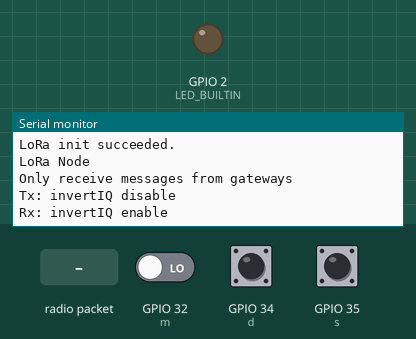
Recording of a sketch running on a simulated ESP32. Shown: output pins drawn as LEDs (lit = HIGH), the last lines printed to the serial monitor. The test bench sets the inputs (shaded band); at power-on: GPIO 35 (s) LOW, GPIO 34 (d) LOW, GPIO 32 (m) LOW. No radio packets arrive unless stated.

Above: at 1.2 s.
1.3 s: GPIO 35 (s) driven HIGH
At 1.8 s:
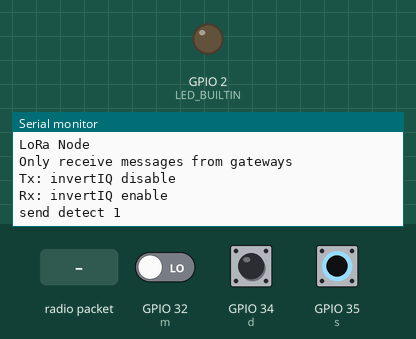
2.8 s: radio packet "1" arrives
At 3.8 s:
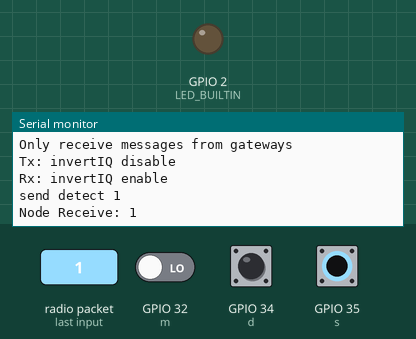
4.3 s: GPIO 34 (d) pulsed HIGH 2 times (0.12 s each, 0.3 s apart)
At 5.1 s:
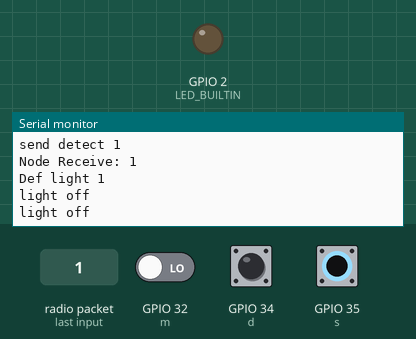
6.4 s: GPIO 35 (s) pulsed LOW 2 times (0.12 s each, 0.3 s apart)
At 7.3 s:
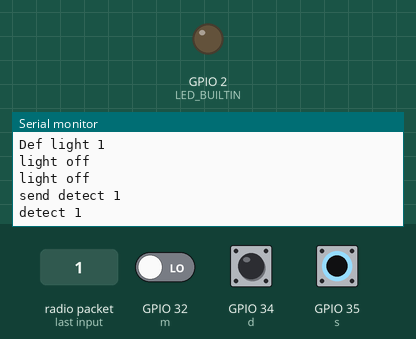

Measured:
- after the input at 1.3 s, the serial monitor: prints a new line at once (image 1)
- after the input at 2.8 s, the serial monitor: prints a new line at once (image 2)
- after the input at 4.3 s, the serial monitor: prints a new line after 0.12 s (image 3)
- after the input at 6.4 s, the serial monitor: prints a new line after 0.12 s (image 4)

The sketch:

esp32sender.ino
```cpp
/*
  LoRa Simple Gateway/Node Exemple

  This code uses InvertIQ function to create a simple Gateway/Node logic.

  Gateway - Sends messages with enableInvertIQ()
          - Receives messages with disableInvertIQ()

  Node    - Sends messages with disableInvertIQ()
          - Receives messages with enableInvertIQ()

  With this arrangement a Gateway never receive messages from another Gateway
  and a Node never receive message from another Node.
  Only Gateway to Node and vice versa.

  This code receives messages and sends a message every second.

  InvertIQ function basically invert the LoRa I and Q signals.

  See the Semtech datasheet, http://www.semtech.com/images/datasheet/sx1276.pdf
  for more on InvertIQ register 0x33.

  created 05 August 2018
  by Luiz H. Cassettari

  TSH;A01B;1;2021/06/15 04:40:39
*/

#include <SPI.h>              // include libraries
#include <LoRa.h>
#define LED_BUILTIN 2
const long frequency = 915E6; // LoRa Frequency

//--pin out definition
const int csPin = 5;          // LoRa radio chip select
const int resetPin = 14;      // LoRa radio reset
const int irqPin = 4;         // change for your board; must be a hardware interrupt pin
const int s = 35;//sensor       : sensor
const int d = 34;//defact light : defact
const int m = 32;//mode

//--value definition--
String msgdata;
boolean objDet = false;       //flag object detected on sensor
boolean metDet = false;       //flag metal detected
int lightBlink = 0;         // interval between sends
unsigned long previousMillisTD = 0;

void setup() {
  Serial.begin(9600);
  while (!Serial);

  pinMode(LED_BUILTIN, OUTPUT);
  pinMode(s, INPUT);//PULL UP (idle is HIGH)
  pinMode(d, INPUT);//PULL DOWN (idle is LOW)
  pinMode(m, INPUT);//PULL DOWN (idle low)

  LoRa.setPins(csPin, resetPin, irqPin);
  if (!LoRa.begin(frequency)) {
    Serial.println("LoRa init failed. Check your connections.");
    while (true);             // if failed, do nothing
  }
  //LoRa.setSyncWord(0xA0);
  Serial.println("LoRa init succeeded.");
  Serial.println();
  Serial.println("LoRa Node");
  Serial.println("Only receive messages from gateways");
  Serial.println("Tx: invertIQ disable");
  Serial.println("Rx: invertIQ enable");
  Serial.println();

  LoRa.onReceive(onReceive);
  LoRa.onTxDone(onTxDone);
  LoRa_rxMode();

  //delay(2000);
  //LoRa_sendMessage("TSH;A01A;1;1970/01/01 00:00:01");
}

void loop() {

  //while (digitalRead(m)); // calibrate mode

  if (digitalRead(s))     // no object detect
  {
    if (objDet == true)   //turn to no detected
    {
      objDet = false;
      if(!digitalRead(m))
      {
        //send data detected
        if (runEvery(450)) //pervent uC crashing while voltage not stable (sensor lebih dari 2x dalam 100 ms)
        {
          LoRa_sendMessage("TSH;A01B;1;1970/01/01 00:00:01");
          Serial.print("send ");
        }

      }
      Serial.println("detect 1");
    }
  }
  else                     // object detected
  {
    objDet = true;
  }

  if (digitalRead(d))      //light on (metyal deteted)
  {
    metDet = true;
  }
  else                      //light off
  {
    if (metDet)     //to turn off
    {
      metDet = false;
      if (runEvery2(750))
      {
        lightBlink++;
        previousMillisTD = millis();
        Serial.print("Def light ");
        Serial.println(lightBlink);
        if (lightBlink == 3)
        {
          lightBlink = 0;
          if(!digitalRead(m))
          {
            //send data defact
            LoRa_sendMessage("TSH;A01B;2;1970/01/01 00:00:01");
            Serial.print("Send ");
          }
          Serial.println("detect 2");
        }
      }Serial.println("light off");
    }
  }

  if (lightBlink > 0 && (millis() - previousMillisTD > 3000))
  {
    lightBlink = 0;
    Serial.println(lightBlink);
    previousMillisTD = millis();
  }

//  if (runEvery(1500)) { // repeat every 1000 millis
//
//    String message = "TSH;";
//    message += "A01A";
//    message += "1";
//    message += "1970/01/01 00:00:01";
//
//    LoRa_sendMessage(message); // send a message
//    digitalWrite(LED_BUILTIN, !digitalRead(LED_BUILTIN));
//    Serial.print("Send Message! ");
//    Serial.println(message);
//    ctr++;
//  }
//  if(Serial.available()){
//    msgdata = Serial.readStringUntil('\n');
//
//    Serial.println("Send Message! " + msgdata);
//    LoRa_sendMessage(msgdata);
//  }

}

void LoRa_rxMode(){
  LoRa.enableInvertIQ();                // active invert I and Q signals
  LoRa.receive();                       // set receive mode
}

void LoRa_txMode(){
  LoRa.idle();                          // set standby mode
  LoRa.disableInvertIQ();               // normal mode
}

void LoRa_sendMessage(String message) {
  LoRa_txMode();                        // set tx mode
  LoRa.beginPacket();                   // start packet
  LoRa.print(message);                  // add payload
  LoRa.endPacket(true);                 // finish packet and send it
}

void onReceive(int packetSize) {
  String message = "";

  while (LoRa.available()) {
    message += (char)LoRa.read();
  }
  //digitalWrite(LED_BUILTIN, !digitalRead(LED_BUILTIN));
  Serial.print("Node Receive: ");
  Serial.println(message);
}

void onTxDone() {
  //Serial.println("TxDone");
  LoRa_rxMode();
}

boolean runEvery(unsigned long interval)
{
  static unsigned long previousMillis = 0;
  unsigned long currentMillis = millis();
  if (currentMillis - previousMillis >= interval)
  {
    previousMillis = currentMillis;
    return true;
  }
  return false;
}

boolean runEvery2(unsigned long interval)
{
  static unsigned long previousMillis = 0;
  unsigned long currentMillis = millis();
  if (currentMillis - previousMillis >= interval)
  {
    previousMillis = currentMillis;
    return true;
  }
  return false;
}
```
